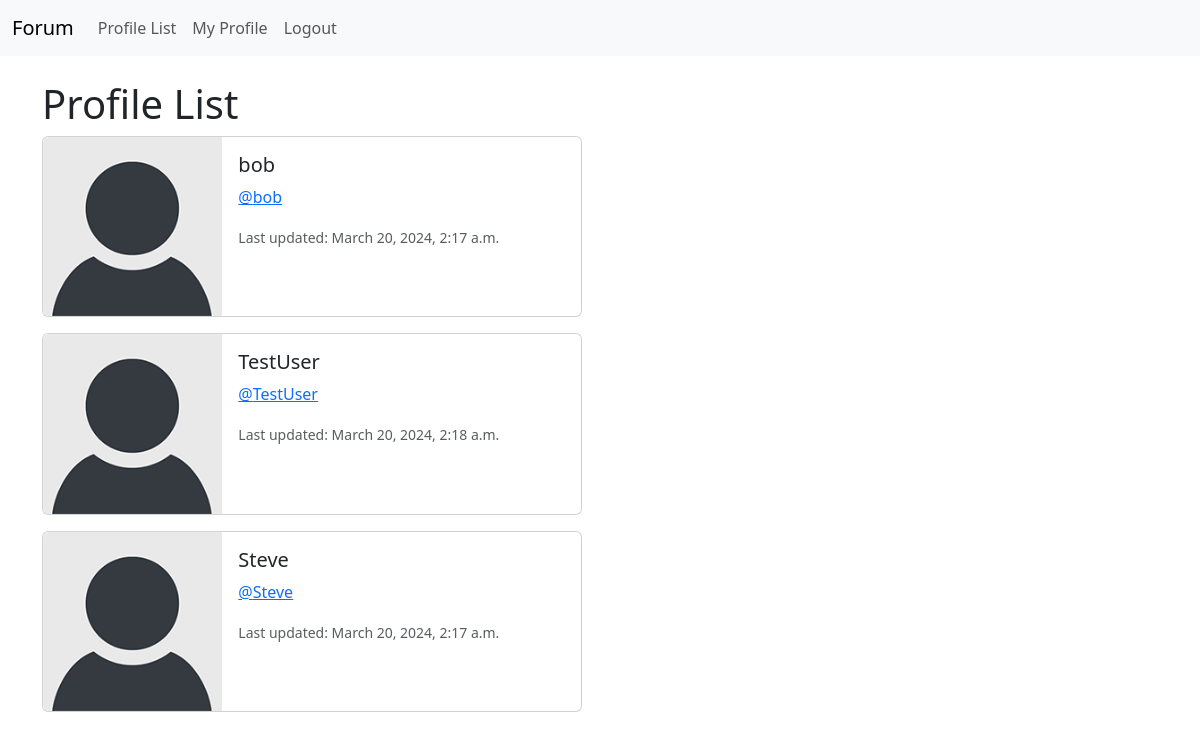
Page /profile_list (signed in) on the earlier database version.
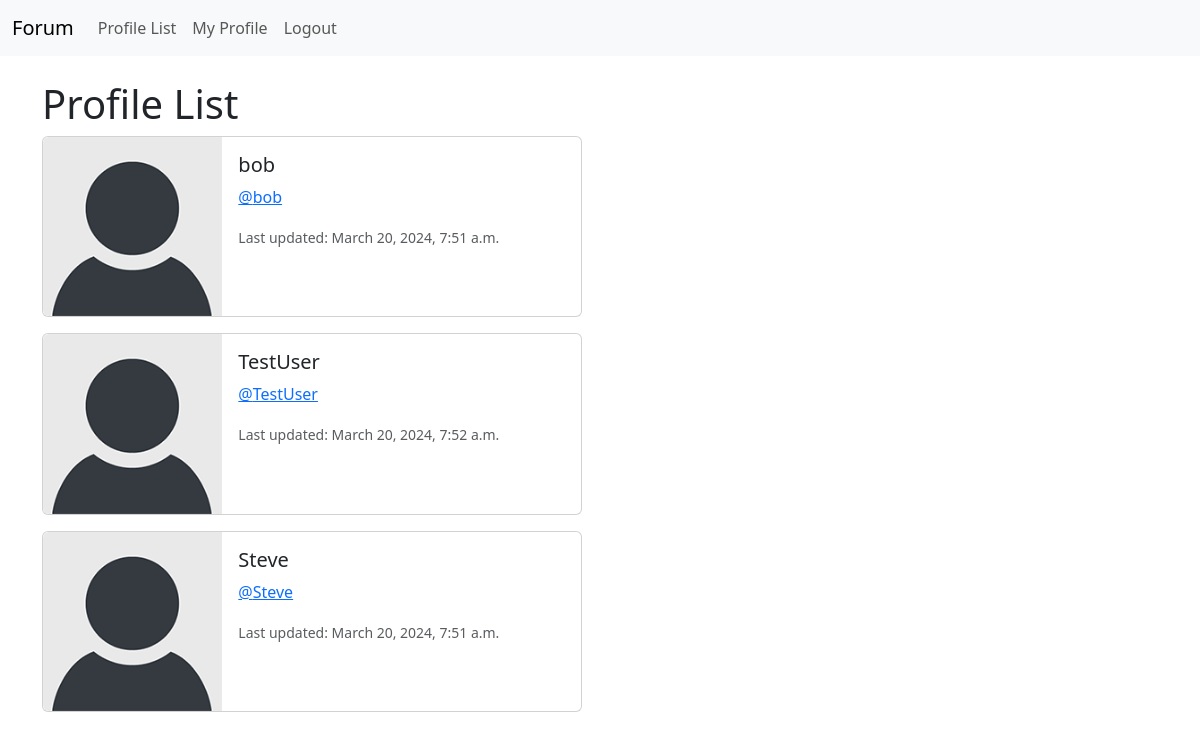
Same page on the later database version.
### feed/models.py (models this page shows, shortened)
class Profile(models.Model):
    user = models.OneToOneField(User, on_delete=models.CASCADE) # associate one user to one profile
    follows = models.ManyToManyField(
        'self', # relationship between same model
        related_name='followed_by', #
        symmetrical=False, # other user does not have to follow back (one way)
        blank=True # do not have to follow anybody
        )
    date_modified = models.DateTimeField(User, auto_now=True)

### feed/views.py (the view)
# urls.py: path('profile_list', views.profile_list, name='profile-list'),
def profile_list(request):
    if request.user.is_authenticated:
        profiles = Profile.objects.exclude(user=request.user) # query all users except self
        return render(request, 'feed/profile_list.html', {'profiles': profiles})
    else:
        messages.success(request, ('Login to view this page'))
        return redirect('home')

### feed/templates/feed/profile_list.html
{% extends 'feed/base.html' %}
{% load static %}
{% block content %}
    <h1>Profile List</h1>
    {% if profiles %}
        {% for profile in profiles %}
        <div class="card mb-3" style="max-width: 540px;">
            <div class="row g-0">
              <div class="col-md-4">
                <img src="{% static 'images/default_profile_pic.png' %}" class="img-fluid rounded-start" alt="...">
              </div>
              <div class="col-md-8">
                <div class="card-body">
                  <h5 class="card-title">{{ profile.user.username }}</h5>
                  <p class="card-text"><a href="{% url 'profile' profile.user.id %}">@{{ profile.user.username }}</a></p>
                  <p class="card-text"><small class="text-body-secondary">Last updated: {{ profile.date_modified }}</small></p>
                </div>
              </div>
            </div>
          </div>
        {% endfor %}
    {% endif %}
{% endblock %}

Differences in the rows shown:
changed Profile "bob": date_modified "March 20, 2024, 2:17 a.m." → "March 20, 2024, 7:51 a.m."
changed Profile "TestUser": date_modified "March 20, 2024, 2:18 a.m." → "March 20, 2024, 7:52 a.m."
changed Profile "Steve": date_modified "March 20, 2024, 2:17 a.m." → "March 20, 2024, 7:51 a.m."
